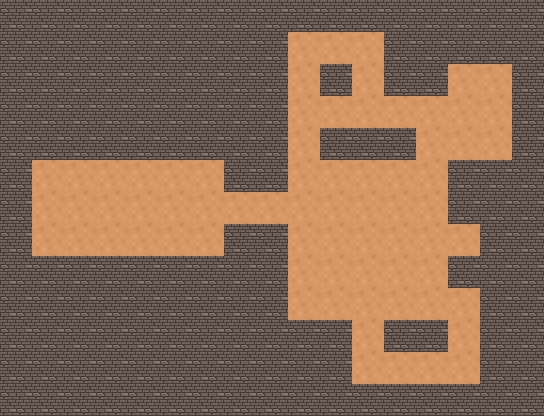

A level layout from a 2D game, rendered from its tile map. Below: a short description, then the map file with its tile-grid data intact:
An orthogonal 17x13 tile map with 32x32 px tiles, 1 tile layer (Прошарок плиток 1).

<map version="1.10" tiledversion="1.10.2" orientation="orthogonal" renderorder="left-up" width="17" height="13" tilewidth="32" tileheight="32" infinite="0" nextlayerid="2" nextobjectid="1">
 <tileset firstgid="1" source="Підлога.tsx" />
 <layer id="1" name="Прошарок плиток 1" width="17" height="13">
  <data encoding="csv">
2,2,2,2,2,2,2,2,2,2,2,2,2,2,2,2,2,
2,2,2,2,2,2,2,2,2,1,1,1,2,2,2,2,2,
2,2,2,2,2,2,2,2,2,1,2,1,2,2,1,1,2,
2,2,2,2,2,2,2,2,2,1,1,1,1,1,1,1,2,
2,2,2,2,2,2,2,2,2,1,2,2,2,1,1,1,2,
2,1,1,1,1,1,1,2,2,1,1,1,1,1,2,2,2,
2,1,1,1,1,1,1,1,1,1,1,1,1,1,2,2,2,
2,1,1,1,1,1,1,2,2,1,1,1,1,1,1,2,2,
2,2,2,2,2,2,2,2,2,1,1,1,1,1,2,2,2,
2,2,2,2,2,2,2,2,2,1,1,1,1,1,1,2,2,
2,2,2,2,2,2,2,2,2,2,2,1,2,2,1,2,2,
2,2,2,2,2,2,2,2,2,2,2,1,1,1,1,2,2,
2,2,2,2,2,2,2,2,2,2,2,2,2,2,2,2,2
</data>
 </layer>
</map>
